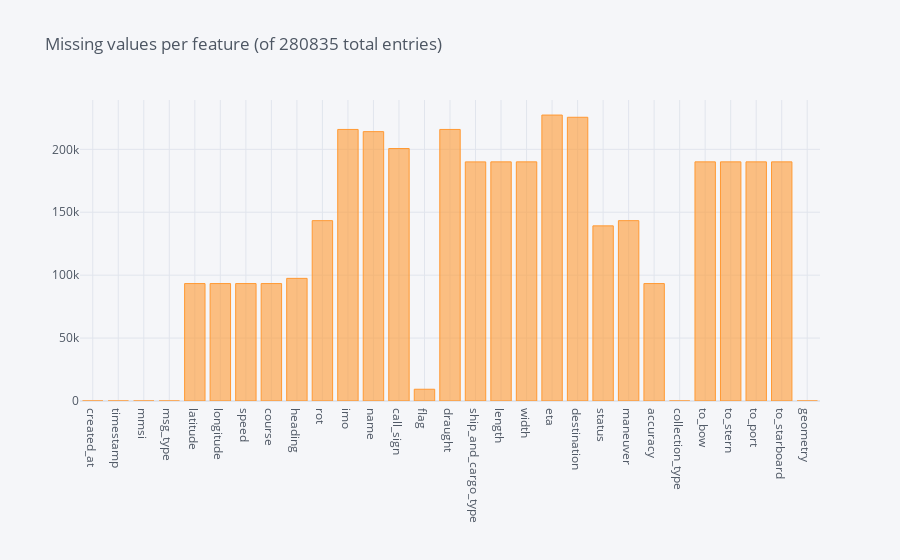

This figure's notebook cell:
### Markdown cell above
Overall nature and quantity of missing values:

### Code cell
df.isna().sum(axis=0).iplot(kind='bar', title=f'Missing values per feature (of {gdf.shape[0]} total entries)')

### Figure 1 — Plotly figure (JSON) as saved in the notebook; plotly's stock layout.template omitted (floating-point values rounded to 4 significant figures)
{"data": [{"marker": {"color": "rgba(255, 153, 51, 0.6)", "line": {"color": "rgba(255, 153, 51, 1.0)", "width": 1}}, "name": "None", "orientation": "v", "text": "", "type": "bar", "x": ["created_at", "timestamp", "mmsi", "msg_type", "latitude", "longitude", "speed", "course", "heading", "rot", "imo", "name", "call_sign", "flag", "draught", "ship_and_cargo_type", "length", "width", "eta", "destination", "status", "maneuver", "accuracy", "collection_type", "to_bow", "to_stern", "to_port", "to_starboard", "geometry"], "y": [0, 0, 0, 0, 93312, 93312, 93312, 93312, 97453, 143313, 215795, 214045, 200652, 9349, 215795, 190015, 190026, 190026, 227230, 225465, 139172, 143313, 93312, 0, 190026, 190026, 190026, 190026, 0]}], "layout": {"legend": {"bgcolor": "#F5F6F9", "font": {"color": "#4D5663"}}, "paper_bgcolor": "#F5F6F9", "plot_bgcolor": "#F5F6F9", "title": {"font": {"color": "#4D5663"}, "text": "Missing values per feature (of 280835 total entries)"}, "xaxis": {"gridcolor": "#E1E5ED", "showgrid": true, "tickfont": {"color": "#4D5663"}, "title": {"font": {"color": "#4D5663"}, "text": ""}, "zerolinecolor": "#E1E5ED"}, "yaxis": {"gridcolor": "#E1E5ED", "showgrid": true, "tickfont": {"color": "#4D5663"}, "title": {"font": {"color": "#4D5663"}, "text": ""}, "zerolinecolor": "#E1E5ED"}}}
